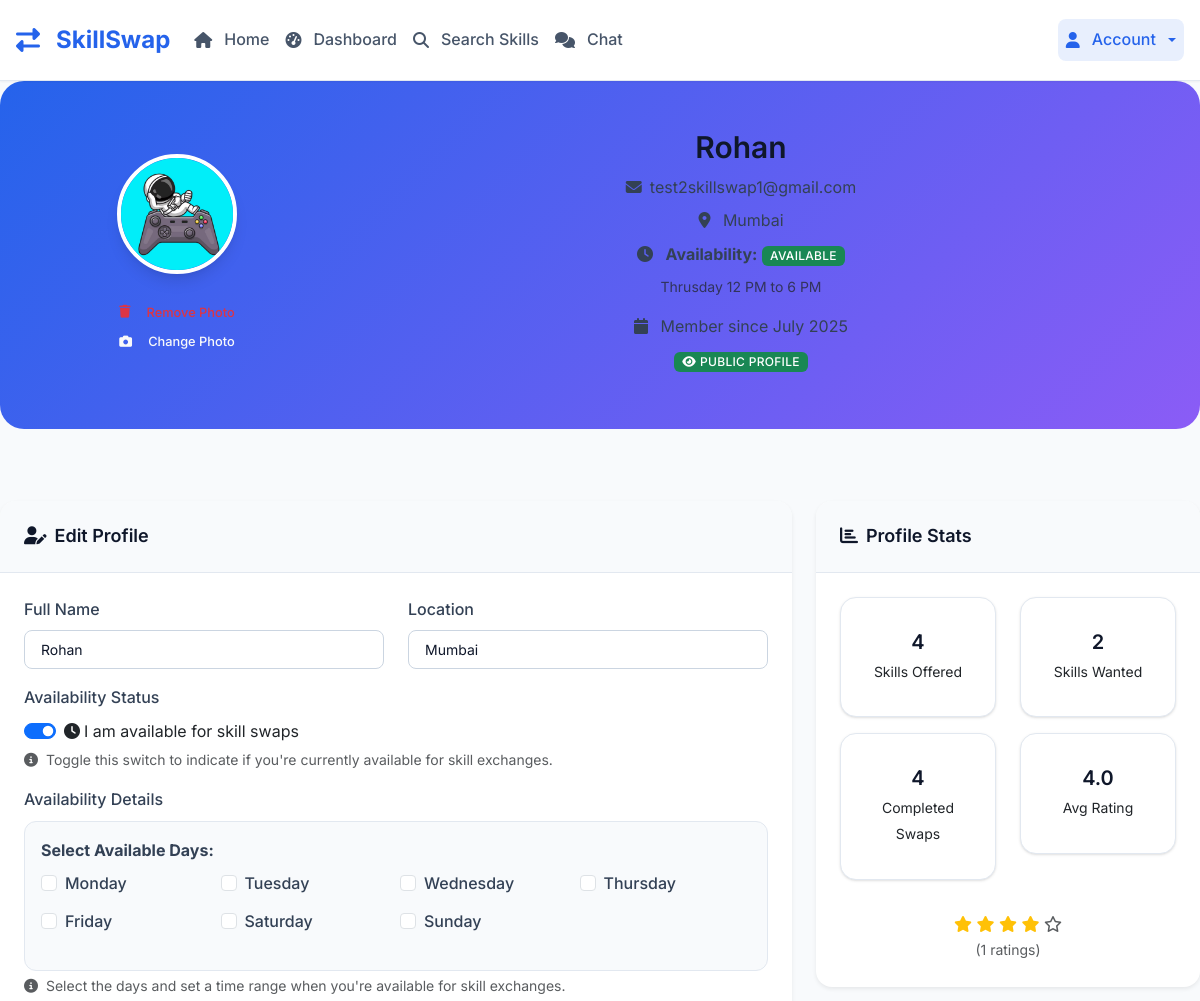
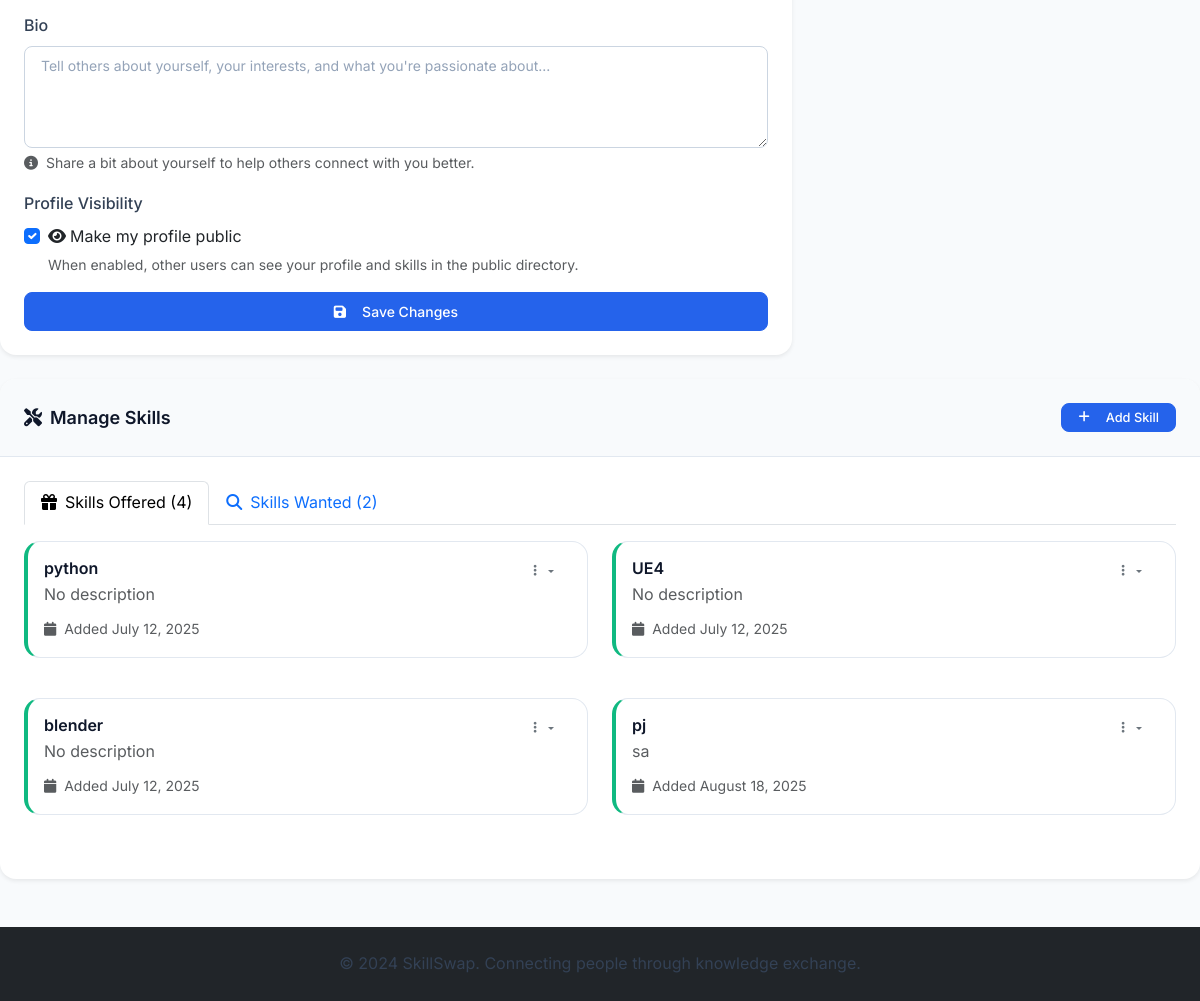
/profile (signed in), run on an earlier commit of the app's database (2 pictures, top to bottom).
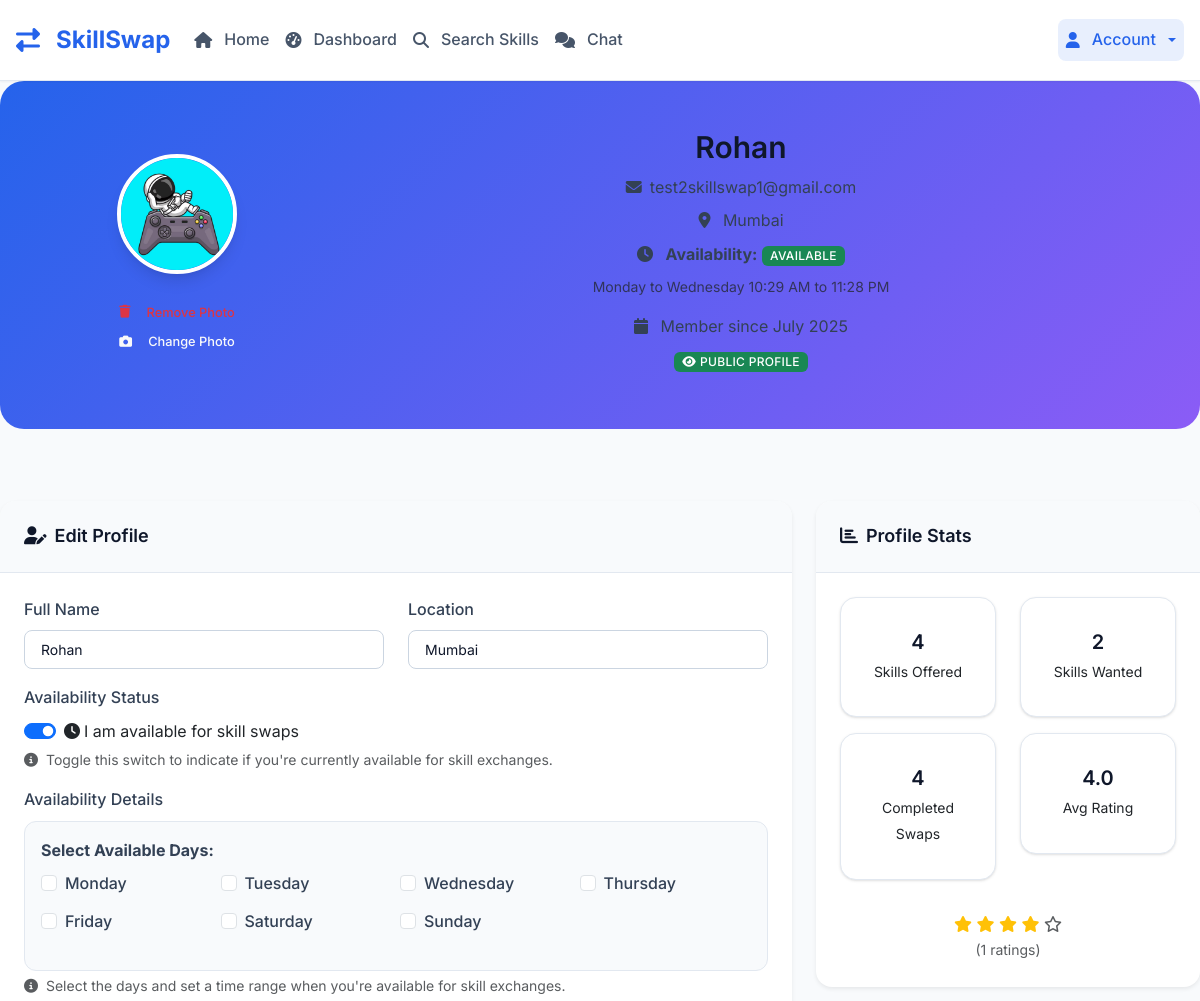
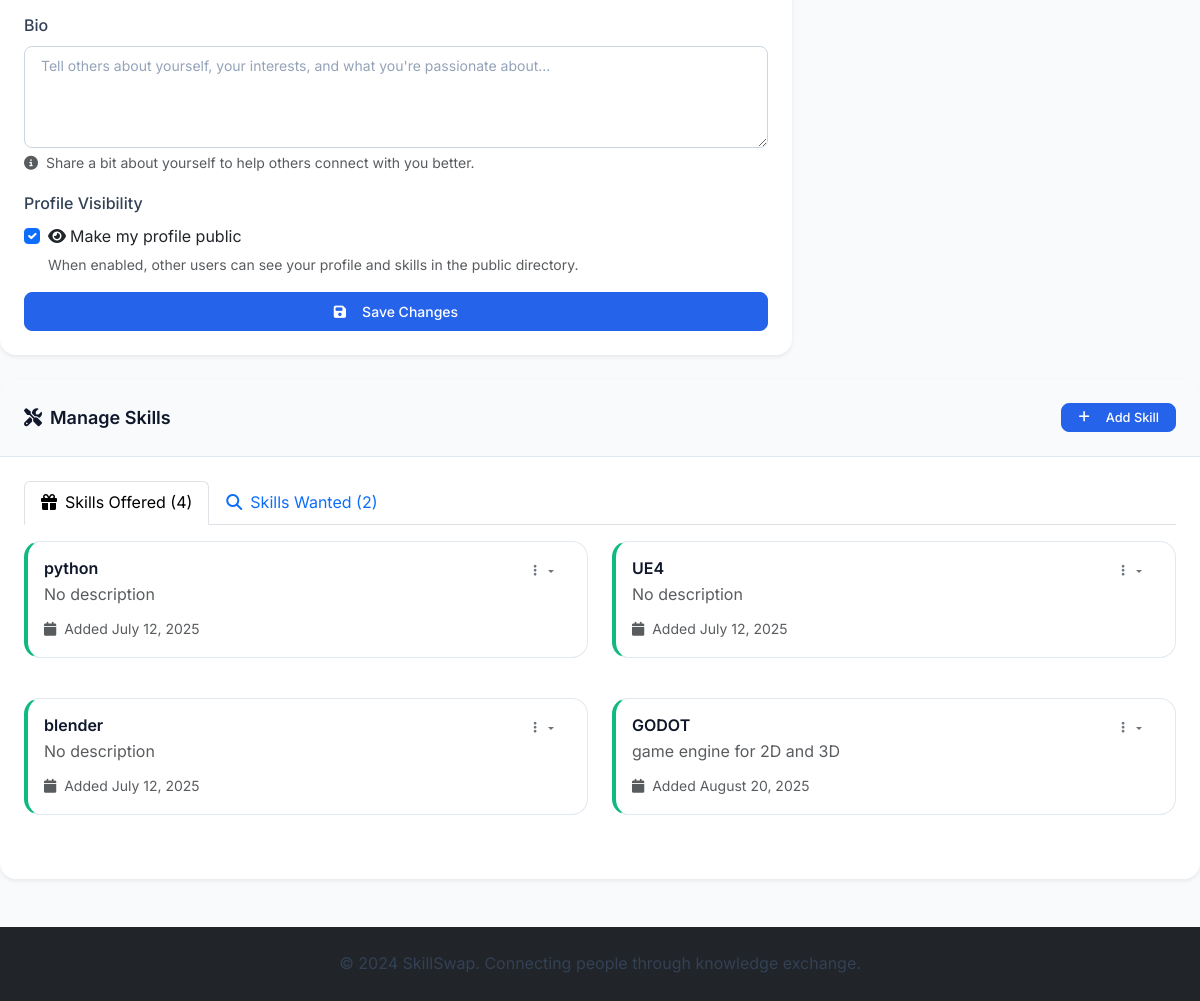
And on a later commit of the database (2 pictures, top to bottom).
### tables this page shows
CREATE TABLE users (
            id INTEGER PRIMARY KEY AUTOINCREMENT,
            email TEXT UNIQUE NOT NULL,
            password_hash TEXT NOT NULL,
            name TEXT NOT NULL,
            location TEXT,
            profile_photo TEXT,
            availability TEXT,
            is_public INTEGER DEFAULT 1,
            is_admin INTEGER DEFAULT 0,
            is_banned INTEGER DEFAULT 0,
            created_at TIMESTAMP DEFAULT CURRENT_TIMESTAMP
        , bio TEXT, is_under_supervision INTEGER DEFAULT 0, availability_start TEXT, availability_end TEXT);

CREATE TABLE skills (
            id INTEGER PRIMARY KEY AUTOINCREMENT,
            user_id INTEGER,
            skill_name TEXT NOT NULL,
            skill_type TEXT NOT NULL, -- 'offered' or 'wanted'
            description TEXT,
            is_approved INTEGER DEFAULT 1,
            created_at TIMESTAMP DEFAULT CURRENT_TIMESTAMP, is_rejected INTEGER DEFAULT 0, rejection_reason TEXT, rejected_at TIMESTAMP,
            FOREIGN KEY (user_id) REFERENCES users (id)
        );

### skill_swap_app.py (the view)
@app.route('/profile')
@login_required
def profile():
    conn = get_db()
    user = conn.execute('SELECT * FROM users WHERE id = ?', (session['user_id'],)).fetchone()
    offered_skills = conn.execute('''
        SELECT * FROM skills WHERE user_id = ? AND skill_type = 'offered' AND is_rejected = 0
    ''', (session['user_id'],)).fetchall()
    wanted_skills = conn.execute('''
        SELECT * FROM skills WHERE user_id = ? AND skill_type = 'wanted' AND is_rejected = 0
    ''', (session['user_id'],)).fetchall()
    completed_swaps = conn.execute('''
        SELECT COUNT(*) as count FROM swap_requests
        WHERE (requester_id = ? OR provider_id = ?) AND status = 'accepted'
    ''', (session['user_id'], session['user_id'])).fetchone()['count']
    avg_rating = conn.execute('''
        SELECT AVG(rating) as avg_rating, COUNT(*) as total_ratings
        FROM ratings WHERE rated_id = ?
    ''', (session['user_id'],)).fetchone()
    conn.close()
    user = convert_row_datetimes(user)
    offered_skills = convert_rows_datetimes(offered_skills)
    wanted_skills = convert_rows_datetimes(wanted_skills)
    stats = {
        'offered_skills': len(offered_skills),
        'wanted_skills': len(wanted_skills),
        'completed_swaps': completed_swaps,
        'avg_rating': avg_rating['avg_rating'] or 0,
        'total_ratings': avg_rating['total_ratings'] or 0,
        'has_rating': avg_rating['total_ratings'] > 0
    }
    return render_template('profile.html', user=user, offered_skills=offered_skills,
                         wanted_skills=wanted_skills, stats=stats)

### skill_swap_app.py (called while the page is built)
def parse_datetime(timestamp_str):
    if timestamp_str is None:
        return None
    try:
        if 'T' in timestamp_str:
            return datetime.fromisoformat(timestamp_str.replace('Z', '+00:00'))
        else:
            return datetime.strptime(timestamp_str, '%Y-%m-%d %H:%M:%S')
    except:
        return None

def convert_row_datetimes(row):
    if row is None:
        return None
    if hasattr(row, 'keys'):
        row_dict = dict(row)
    else:
        row_dict = row
    timestamp_fields = ['created_at', 'updated_at', 'rejected_at']
    for field in timestamp_fields:
        if field in row_dict and row_dict[field]:
            row_dict[field] = parse_datetime(row_dict[field])
    return row_dict

def convert_rows_datetimes(rows):
    if not rows:
        return []
    return [convert_row_datetimes(row) for row in rows]

def get_db():
    conn = sqlite3.connect('skill_swap.db')
    conn.row_factory = sqlite3.Row
    return conn

@app.context_processor
def inject_helpers():
    return {'get_user_by_id': get_user_by_id}

### templates/profile.html (shortened to what the changed rows need)
{% extends "base.html" %}
{% block content %}
<div class="row mb-4">
    <div class="col-12">
        <div class="profile-header">
            <div class="row align-items-center">
                <div class="col-md-3 text-center">
                    <div class="position-relative d-inline-block">
                        {% if user.profile_photo %}
                            <img src="{{ url_for('static', filename='uploads/' + user.profile_photo) }}"
                                 alt="Profile" class="profile-avatar mb-3">
                            <form method="POST" action="{{ url_for('remove_profile_photo') }}" style="display:inline;">
                                <button type="submit" class="btn btn-outline-danger btn-sm mt-2">
                                    <i class="fas fa-trash me-2"></i>Remove Photo
                                </button>
                            </form>
                        {% else %}
                            <img src="{{ url_for('static', filename='images/default-avatar.png') }}"
                                 alt="Profile" class="profile-avatar mb-3">
                        {% endif %}
                        <div>
                            <button class="btn btn-outline-light btn-sm" onclick="document.getElementById('profile-image').click()">
                            </button>
                        </div>
                    </div>
                </div>
                <div class="col-md-9">
                    <h2 class="mb-2">{{ user.name }}</h2>
                    <p class="mb-2">
                        <i class="fas fa-envelope me-2"></i>{{ user.email }}
                    </p>
                    <p class="mb-2">
                        <i class="fas fa-map-marker-alt me-2"></i>
                        {{ user.location or 'Location not specified' }}
                    </p>
                    <p class="mb-2">
                        <i class="fas fa-clock me-2"></i>
                        <strong>Availability:</strong>
                        {% if user.availability %}
                            <span class="badge bg-success">Available</span>
                            <div class="mt-1 small text-muted">
                                {{ user.availability }}
                            </div>
                        {% else %}
                            <span class="badge bg-secondary">Not Available</span>
                        {% endif %}
                    </p>
                    <p class="mb-2">
                        <i class="fas fa-calendar me-2"></i>
                        Member since {{ user.created_at.strftime('%B %Y') }}
                    </p>
                    <div class="mb-2">
                        <span class="badge bg-{{ 'success' if user.is_public else 'secondary' }}">
                            <i class="fas fa-{{ 'eye' if user.is_public else 'eye-slash' }} me-1"></i>
                            {{ 'Public Profile' if user.is_public else 'Private Profile' }}
                        </span>
                    </div>
                </div>
            </div>
        </div>
    </div>
</div>
<div class="row mb-4">
    <div class="col-md-8">
        <div class="card border-0 shadow-sm">
            <div class="card-body">
                <form method="POST" action="{{ url_for('update_profile') }}" enctype="multipart/form-data">
                    <div class="row">
                        <div class="col-md-6 mb-3">
                            <label for="name" class="form-label">Full Name</label>
                            <input type="text" class="form-control" id="name" name="name"
                                   value="{{ user.name }}" required>
                        </div>
                        <div class="col-md-6 mb-3">
                            <label for="location" class="form-label">Location</label>
                            <input type="text" class="form-control" id="location" name="location"
                                   value="{{ user.location or '' }}" placeholder="City, Country">
                        </div>
                    </div>
                </form>
            </div>
        </div>
    </div>
    <div class="col-md-4">
        <div class="card border-0 shadow-sm">
            <div class="card-body">
                {% if stats.has_rating %}
                <div class="text-center mt-3">
                    <div class="rating-stars">
                        {% for i in range(5) %}
                            {% if i < stats.avg_rating %}
                                <i class="fas fa-star text-warning"></i>
                            {% else %}
                                <i class="far fa-star text-muted"></i>
                            {% endif %}
                        {% endfor %}
                    </div>
                </div>
                {% endif %}
            </div>
        </div>
    </div>
</div>
<div class="row mb-4">
    <div class="col-12">
        <div class="card border-0 shadow-sm">
            <div class="card-body">
                <div class="tab-content mt-3" id="skillsTabContent">
                    <div class="tab-pane fade show active" id="offered" role="tabpanel">
                        {% if offered_skills %}
                            <div class="row">
                                {% for skill in offered_skills %}
                                <div class="col-md-6 mb-3">
                                    <div class="skill-card offered p-3">
                                        <div class="d-flex justify-content-between align-items-start">
                                            <div class="flex-grow-1">
                                                <h6 class="mb-1">{{ skill.skill_name }}</h6>
                                                <p class="text-muted mb-2">{{ skill.description or 'No description' }}</p>
                                                <small class="text-muted">
                                                    <i class="fas fa-calendar me-1"></i>
                                                    Added {{ skill.created_at.strftime('%B %d, %Y') }}
                                                </small>
                                            </div>
                                            {% if not user.is_under_supervision %}
                                            <div class="dropdown">
                                                <button class="btn btn-sm btn-outline-secondary dropdown-toggle" data-bs-toggle="dropdown">
                                                    <i class="fas fa-ellipsis-v"></i>
                                                </button>
                                            </div>
                                            {% endif %}
                                        </div>
                                    </div>
                                </div>
                                {% endfor %}
                            </div>
                        {% endif %}
                    </div>
                </div>
            </div>
        </div>
    </div>
</div>
{% endblock %}

What changed in the data, as far as the page shows it:
removed skills: skill_name "pj", description "sa", created_at "August 18, 2025"
changed users "Rohan": availability "Thrusday 12 PM to 6 PM" → "Monday to Wednesday 10:29 AM to 11:28 PM"
added skills: skill_name "GODOT", description "game engine for 2D and 3D", created_at "August 20, 2025"
